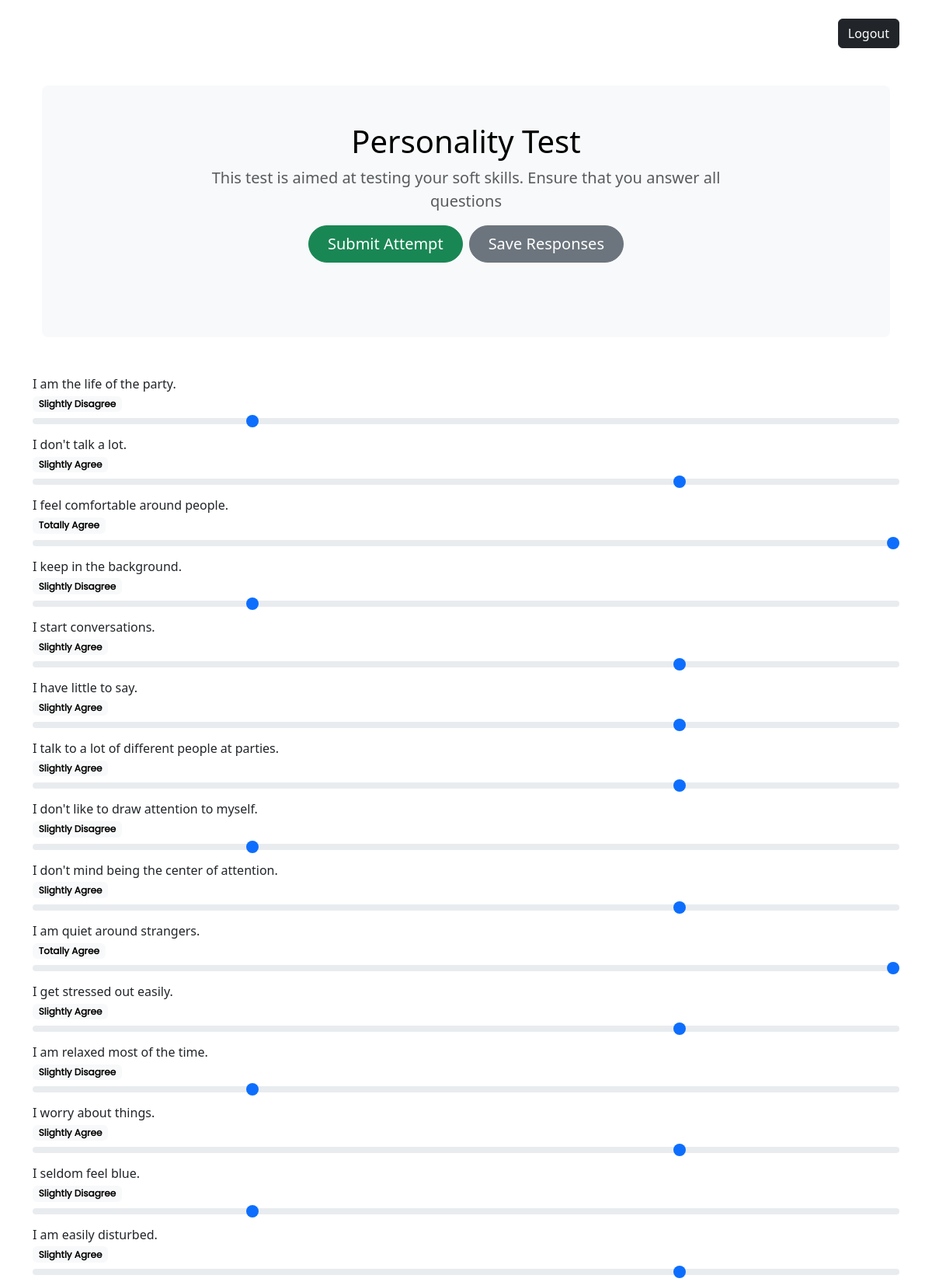
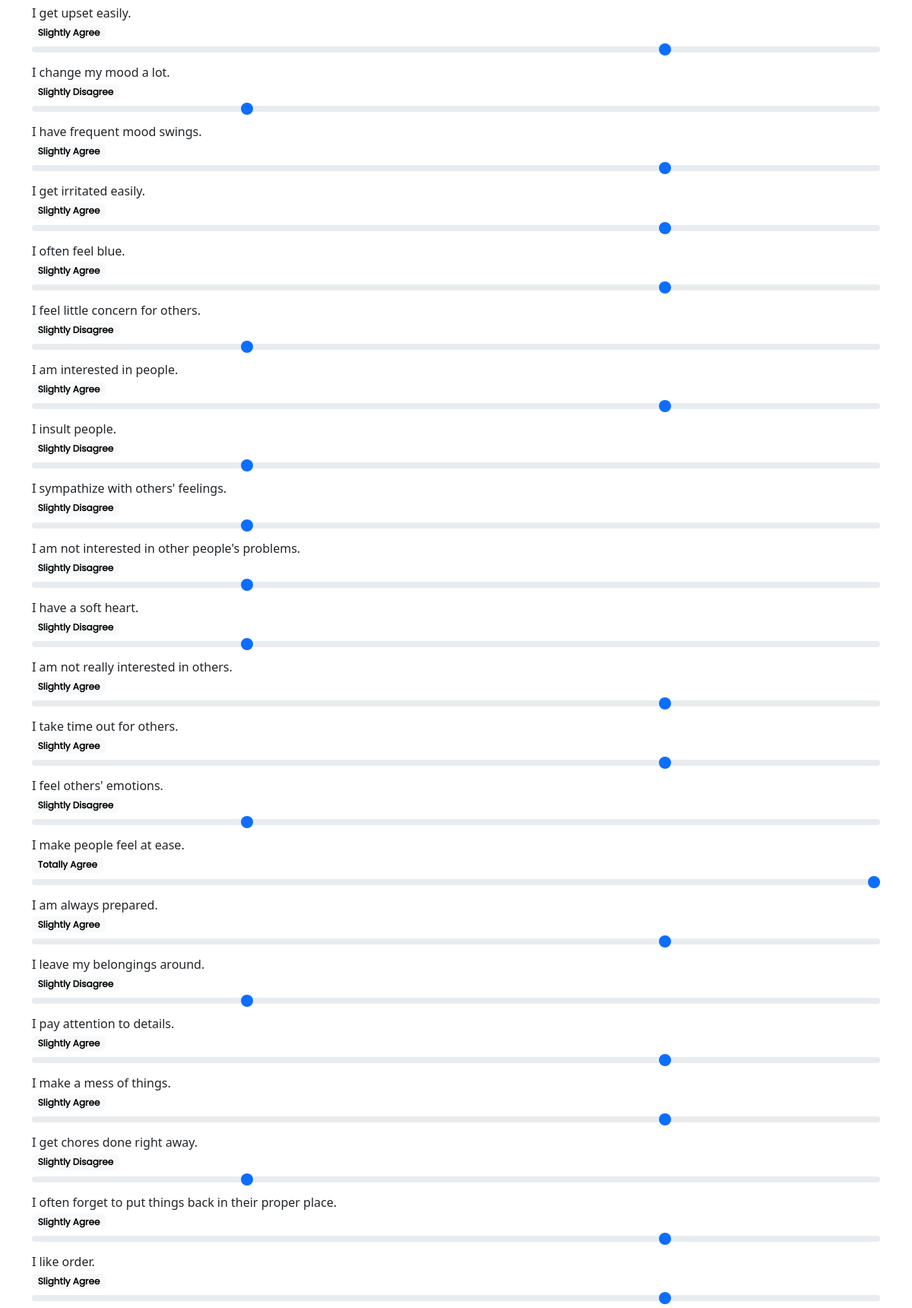
The app's page /jobs/1/personality_test (signed in, upper part) with its own data (2 pictures, top to bottom).
### Main/models.py (models this page shows, shortened)
class PersonalityQuestion(models.Model):
    TAGS = {
        "EXT": "EXT",
        "EST": "EST",
        "AGR": "AGR",
        "CSN": "CSN",
        "OPN": "OPN"
    }
    def validate_tag_count(value):
        tag_instances = PersonalityQuestion.objects.filter(tag=value)
        if tag_instances.count() > 10:
            raise ValidationError(f"Too many instances with tag '{value}'.")
    tag = models.CharField(max_length=50, validators=[
                           validate_tag_count], choices=TAGS)
    question = models.CharField(max_length=1024, null=False, blank=False)
    class Meta:
        verbose_name = "Personality Test Question"
        verbose_name_plural = "Personality Test Questions"

### Main/views.py (the view, shortened to what this page needs)
# urls.py: path("personality_test", personality_test,
@login_required
@aptitude_required
def personality_test(request: HttpRequest, pk):
    if request.method == "GET":
        personality_questions = PersonalityQuestion.objects.all()
        job = Job.objects.get(pk=pk)
        completed_attempts = PersonalityAttempt.objects.filter(
            user=request.user, job=job)
        completed_attempts_dict = {}
        for attempt in completed_attempts:
            completed_attempts_dict[attempt.question_id] = attempt.answer
        return render(request, "personality.html", {
            "questions": personality_questions,
            "job_id": pk,
            "completed_attempts": completed_attempts_dict
        })

### Main/templatetags/custom.py (called while the page is built)
@register.filter
def lookup(d: dict, key):
    return d.get(key, None)

### Main/utils.py (called while the page is built)
def aptitude_required(view_func):
    @wraps(view_func)
    def _wrapped_view(request, *args, **kwargs):
        if not is_aptitude_complete(request.user):
            return redirect(reverse('aptitude_test', args=args, kwargs=kwargs))
        return view_func(request, *args, **kwargs)
    return _wrapped_view

def is_aptitude_complete(user):
    total_attempts = AptitudeAttempt.objects.filter(user=user.pk).count()
    completed_attempts = AptitudeAttempt.objects.filter(
        user=user.pk, completed=True).count()
    return total_attempts > 0 and total_attempts == completed_attempts

### Main/templates/personality.html (shortened to what this page needs)
{% extends "partials/shared.html" %}
{% load custom %}
{% block main %}
<div>
    <div class="container my-5">
        <div class="p-5 text-center bg-body-tertiary rounded-3">
            <h1 class="text-body-emphasis">Personality Test</h1>
            <p class="col-lg-8 mx-auto fs-5 text-muted">
                This test is aimed at testing your soft skills. Ensure that you answer all
                questions
            </p>
            <div class="d-inline-flex gap-2 mb-5">
                <button class="d-inline-flex align-items-center btn btn-success btn-lg px-4 rounded-pill" type="button"
                    id="submitResponses">
                    Submit Attempt
                </button>
                <button class="d-inline-flex align-items-center btn btn-secondary btn-lg px-4 rounded-pill"
                    id="saveResponses" type="button">
                    Save Responses
                </button>
            </div>
        </div>
    </div>
    <form action="{% url 'personality_test' job_id %}" method="post">
        {% for question in questions %}
        <label for="question_{{ question.pk }}">{{ question.question }}</label><br>
        <div class="range-slider">
            <label for="question_{{ question.pk }}" class="range-form-label badge text-bg-light"
                style="font-family: Poppins;"></label><br>
            {% if question.pk in completed_attempts %}
            <input type="range" class="form-range" min="1" max="5" step="1" id="question_{{ question.pk }}"
                name="{{ question.pk }}" value="{{ completed_attempts|lookup:question.pk }}">
            {% else %}
            <input type="range" class="form-range" min="1" max="5" step="1" id="question_{{ question.pk }}"
                name="{{ question.pk }}" value="3">
            {% endif %}
        </div>
        {% endfor %}
    </form>
</div>
{% endblock %}

### records on screen
PersonalityQuestion: question "I am the life of the party.", id "2"
PersonalityQuestion: question "I don't talk a lot.", id "4"
PersonalityQuestion: question "I feel comfortable around people.", id "5"
PersonalityQuestion: question "I keep in the background.", id "2"
PersonalityQuestion: question "I start conversations.", id "4"
PersonalityQuestion: question "I have little to say.", id "4"
PersonalityQuestion: question "I talk to a lot of different people at parties.", id "4"
PersonalityQuestion: question "I don't like to draw attention to myself.", id "2"
PersonalityQuestion: question "I don't mind being the center of attention.", id "4"
PersonalityQuestion: question "I am quiet around strangers.", id "5"
PersonalityQuestion: question "I get stressed out easily.", id "4"
PersonalityQuestion: question "I am relaxed most of the time.", id "2"
PersonalityQuestion: question "I worry about things.", id "4"
PersonalityQuestion: question "I seldom feel blue.", id "2"
PersonalityQuestion: question "I am easily disturbed.", id "4"
PersonalityQuestion: question "I get upset easily.", id "4"
PersonalityQuestion: question "I change my mood a lot.", id "2"
PersonalityQuestion: question "I have frequent mood swings.", id "4"
PersonalityQuestion: question "I get irritated easily.", id "4"
PersonalityQuestion: question "I often feel blue.", id "4"
PersonalityQuestion: question "I feel little concern for others.", id "2"
PersonalityQuestion: question "I am interested in people.", id "4"
PersonalityQuestion: question "I insult people.", id "2"
PersonalityQuestion: question "I sympathize with others' feelings.", id "2"
PersonalityQuestion: question "I am not interested in other people's problems.", id "2"
PersonalityQuestion: question "I have a soft heart.", id "2"
PersonalityQuestion: question "I am not really interested in others.", id "4"
PersonalityQuestion: question "I take time out for others.", id "4"
PersonalityQuestion: question "I feel others' emotions.", id "2"
PersonalityQuestion: question "I make people feel at ease.", id "5"
PersonalityQuestion: question "I am always prepared.", id "4"
PersonalityQuestion: question "I leave my belongings around.", id "2"
PersonalityQuestion: question "I pay attention to details.", id "4"
PersonalityQuestion: question "I make a mess of things.", id "4"
PersonalityQuestion: question "I get chores done right away.", id "2"
PersonalityQuestion: question "I often forget to put things back in their proper place.", id "4"
PersonalityQuestion: question "I like order.", id "4"
